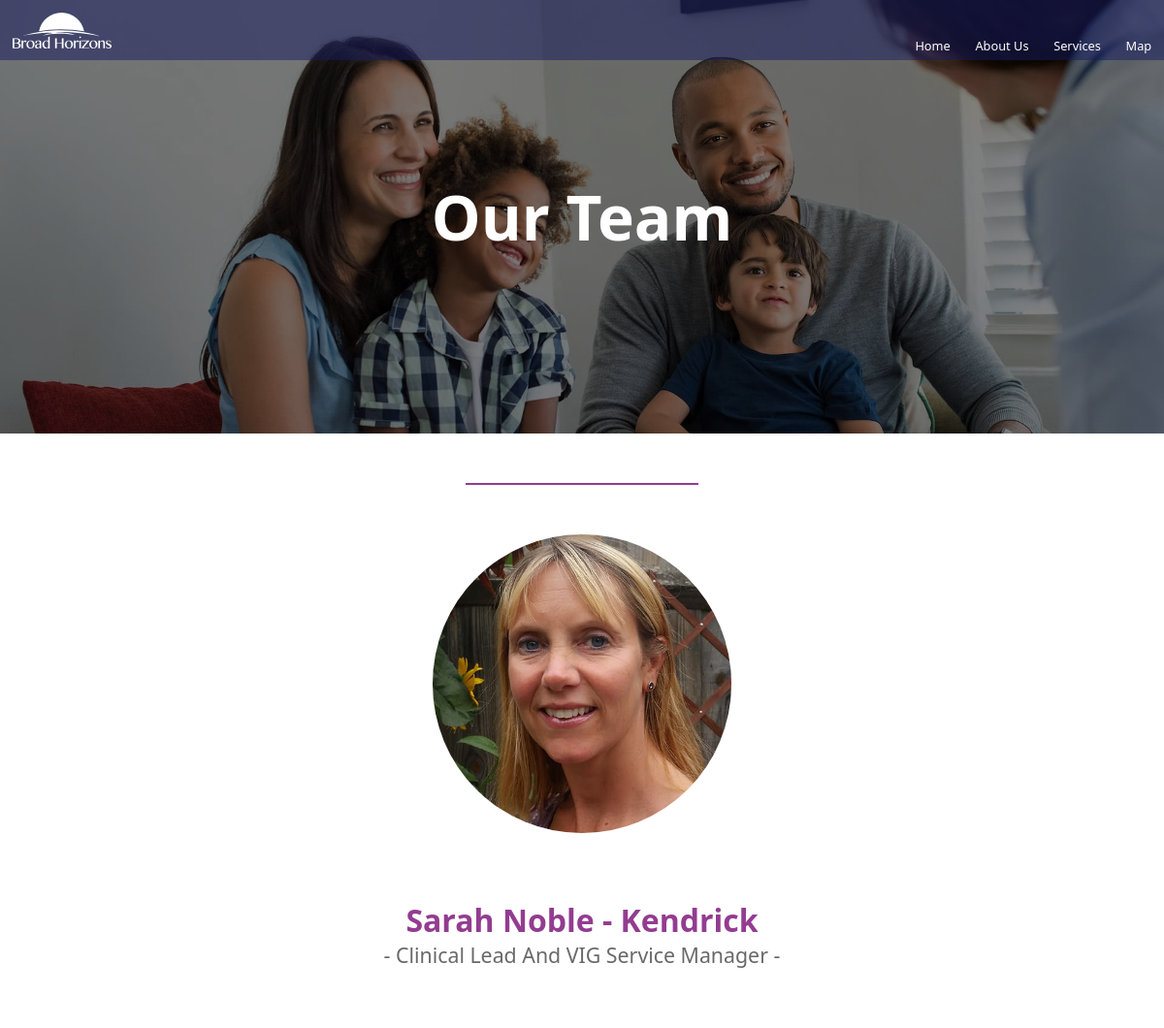
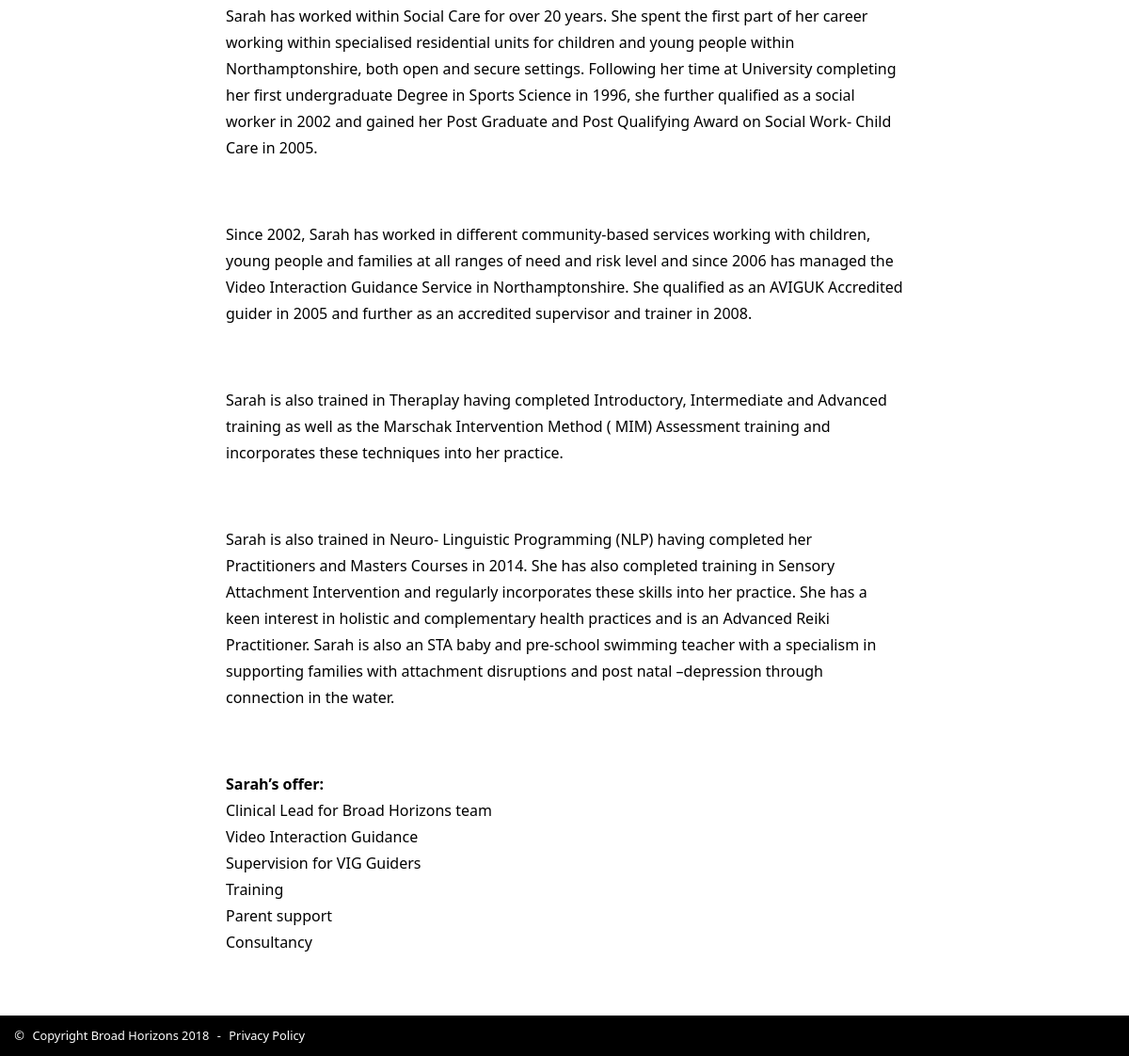
/team.php?id=sarah, run on the app's committed database (2 pictures, top to bottom).
### tables this page shows
CREATE TABLE "team" (
	`name`	TEXT,
	`title`	TEXT,
	`pict`	TEXT,
	`blurb`	TEXT,
	`id`	TEXT
);

### team.php (the view, shortened to what this page needs)
<?php include("header.php"); ?>
<main>
    <div class="banner" id="banner-team">
        <h1>our team</h1>
    </div>
    <?php
    $dir = 'sqlite:team.db';
    $dbh  = new PDO($dir) or die("UNABLE TO OPEN THE DATABASE");
    $query = 'SELECT * from team where id = "' . $_GET['id'] . '"';
    foreach ($dbh -> query($query) as $row) {
        echo '<div id="team-page">';
        echo '<img src="' . $row[2] . '" alt="">';
        echo '<h3>' . $row[0] . '</h3>';
        echo '<h5>' . $row[1] . '</h5>';
        echo $row[3];
        echo '</div>';
    }
    ?>
</main>
<?php include("footer.php"); ?>

### styles.css (style rules this page uses)
:root { --blu: rgb(23, 27, 96); --blu_trasp: rgba(23, 27, 96, 0.5); --viola: #933C91; --nero: #000; --bianco: #fff; --boxes0: rgb(162, 164, 190); --boxes1: rgb(207, 180, 209); font-family: 'Segoe UI', Tahoma, Geneva, Verdana, sans-serif; font-size: 0.8rem; }
* { box-sizing: border-box; }
body { margin: 0; }
h1, h2, h3, h4, h5, h6 { text-transform: capitalize; color: var(--viola); }
h1 { text-transform: capitalize; font-size: 3rem; font-weight: bold; color: var(--bianco); }
h3 { text-transform: capitalize; font-size: 1.8rem; font-weight: bold; }
h5 { text-transform: capitalize; font-size: 1rem; font-weight: bold; }
p { font-size: 1rem; line-height: 1.5rem; font-weight: lighter; }
@media only screen and (min-width: 768px) { h1 { text-transform: capitalize; font-size: 48pt; font-weight: bold; } }
@media only screen and (min-width: 768px) { h3 { text-transform: capitalize; font-size: 24pt; font-weight: bold; } }
@media only screen and (min-width: 768px) { h5 { text-transform: capitalize; font-size: 16pt; font-weight: bold; } }
@media only screen and (min-width: 768px) { p { font-size: 12pt; line-height: 21pt; font-weight: lighter; } }
.banner { background: linear-gradient(rgba(0,0,0,0.5),rgba(0,0,0,0.5)), url("./images/banner-home.jpg"); width: 100%; background-repeat: no-repeat; background-size: cover; color: var(--bianco); text-align: center; }
.banner > h1 { width: 100%; margin: 0; padding: 25% 0 10% 0; }
@media only screen and (min-width: 768px) { .banner > h1 { width: 100%; margin: 0; padding: 15%; } }
#team-page > img { width: 50%; margin: 0 25%; border-radius: 50%; }
#team-page:before { content:""; display: block; width: 20%; margin: 4em 40%; border-bottom: 2px solid var(--viola); }
#team-page > h3 { text-align: center; margin-top: 2em; margin-bottom: 0; }
#team-page > h5 { text-align: center; color: dimgray; font-weight: normal; margin-top: 0; }
#team-page > p { width: 80%; margin: 4em 10%; }
@media only screen and (min-width: 768px) { #team-page > img { width: 24em; margin: 0 calc(50% - 12em); border-radius: 50%; } }
@media only screen and (min-width: 768px) { #team-page > p { width: 60%; margin: 4em 20%; } }

### data on the page
team: pict (picture), name "Sarah Noble - Kendrick", title "- Clinical Lead And VIG Service Manager -", blurb "Sarah has worked within Social Care for over 20 years. She spent the first part of her career working within specialised residential units for children and young people within Northamptonshire, both open and secure settings. Following her time at University completing her first undergraduate Degree in Sports Science in 1996, she further qualified as a social worker in 2002 and gained her Post Graduate and Post Qualifying Award on Social Work- Child Care in 2005. Since 2002, Sarah has worked in different community-based services working with children, young people and families at all ranges of need and risk level and since 2006 has managed the Video Interaction Guidance Service in…"
